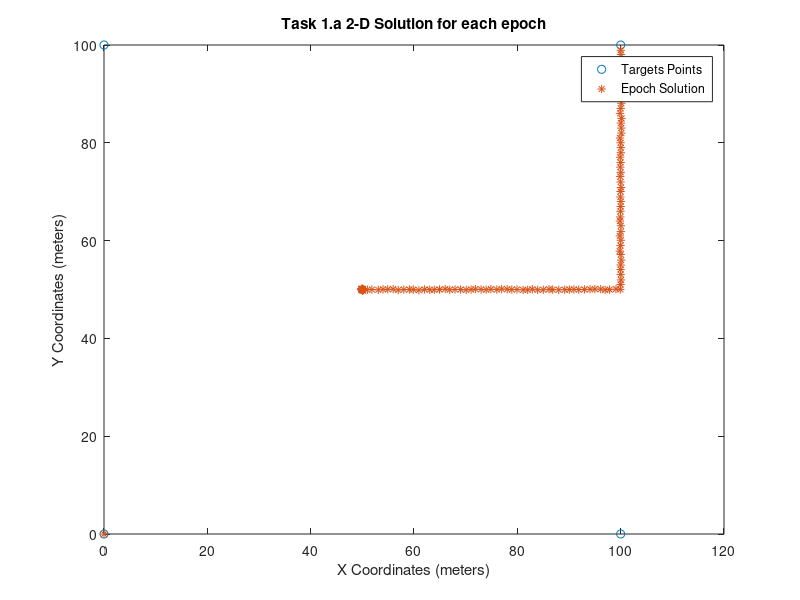
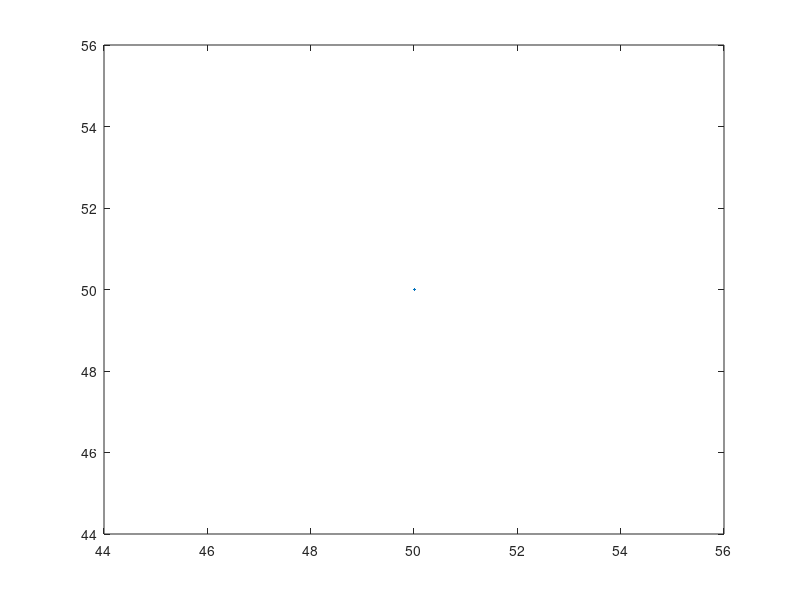

Here is the MATLAB script that generated these plots, in order: (Note: this script raises an error after producing the figures.)
% Author: Juan Carlos Terrazas Borbon
% Last Update: 2018-01-31
% Course: ENGO 585
% Lab: 2

% ---------------------Purpose of Code-----------------------------------
% The purpose of this code is to able to perform the 3 task required to
% perfome in the lab handout which involves Least Squares adjustment and
% Kalman filter

% Clear variables, close figure and command
clc
clear all
close all

% Read the file with data and extract its data
ranges = load('Lab2data.txt');

% Given Target Coordinates in meters
 targets = [0,0; 100,0; 100,100; 0,100];

%% Task 1: Batch Parametric Least Squares
est_coords = [50, 50];
P = diag(ones(4,1));

% 1.a Compute 2-D Solution for each epoch----------------------------------
x_hat_1_a = zeros(150,2);
for i = 1 : length(ranges)
    thres = 0;
    while thres == 0
        % Obtain the A matrix
        A = zeros(4,2); 
        for j = 1 : 4
            A(j, 1) = (est_coords(1) - targets(j, 1)) / ranges(i, j + 1);
            A(j, 2) = (est_coords(2) - targets(j, 2)) / ranges(i, j + 1);
        end
        
        % Compute w Matrix
        w= zeros(4,1);
        for j = 1 : 4 
            w(j, 1) = sqrt((targets(j, 1) - est_coords(1))^2 + ...
                (targets(j, 2) - est_coords(2))^2) - ranges(i, j + 1);
        end
        
        % Compute N Matrix and obtain the delta values
        N = A' * P * A;
        delta = -1 * inv(N) * A' * P * w;
        
        % check 
        if abs(delta(1)) < 0.0001 && abs(delta(2)) < 0.0001
           thres = 1;     
        else
           est_coords = [est_coords(1) + delta(1),est_coords(2) + delta(2)];
        end
    end
    x_hat_1_a(i,:) = [est_coords(1) + delta(1),est_coords(2) + delta(2)];
    est_coords = [est_coords(1) + delta(1),est_coords(2) + delta(2)];
end

figure
plot(targets(:,1), targets(:,2),'o')
hold on
plot(x_hat_1_a(:,1), x_hat_1_a(:,2),'*');
hold off
title('Task 1.a 2-D Solution for each epoch')
xlabel('X Coordinates (meters)')
ylabel('Y Coordinates (meters)')
legend('Targets Points', 'Epoch Solution')

% 1.b Batch Solution-------------------------------------------------------
est_coords = [50, 50];
A = zeros(50*4,2);
w= zeros(50*4,1);
P = diag(ones(50*4,1));
thres = 0;
while thres == 0
    for i = 1: 50
        % Obtain the A matrix
        for j = 1 : 4
            A((i-1)*4+j, 1) = (est_coords(1) - targets(j, 1)) / ranges(i, j + 1);
            A((i-1)*4+j, 2) = (est_coords(2) - targets(j, 2)) / ranges(i, j + 1);
        end

        % Compute w Matrix
        for j = 1 : 4 
            w((i-1)*4+j, 1) = sqrt((targets(j, 1) - est_coords(1))^2 + ...
                (targets(j, 2) - est_coords(2))^2) - ranges(i, j + 1);
        end
    end
    % Compute N Matrix and obtain the delta values
    N = A' * P * A;
    delta = -1 * inv(N) * A' * P * w;
    
    % Check for delta and if threshold passes obtain coordinates
    if abs(delta(1)) < 0.0001 && abs(delta(2)) < 0.0001
        thres = 1;
        x_hat_1_b = [est_coords(1) + delta(1),est_coords(2) + delta(2)];
    else
        est_coords = [est_coords(1) + delta(1),est_coords(2) + delta(2)];
    end
end

% 1.c Plot Residuals
res = A * delta + w;

Apos =(res' * P * res)/(50-4);%aposteriori

C_x = inv(A' * P * A);%covariance matrix

% 1.d Error Ellipse
a = sqrt((1/2) * (C_x(1,1) + C_x(2,2)) + sqrt((1/4) * (C_x(1,1) - C_x(2,2))^2 ...
    + C_x(1,2)^2))* 2.45;

b = sqrt((1/2) * (C_x(1,1) + C_x(2,2)) - sqrt((1/4) * (C_x(1,1) - C_x(2,2))^2 ...
    + C_x(1,2)^2)) * 2.45;

azimuth = (1/2)* atan((2 * C_x(1,2))/(C_x(1,1) - C_x(2,2)));

figure
plot(x_hat_1_b(1),x_hat_1_b(2))
hold on
pdeellip(x_hat_1_b(1),x_hat_1_b(2),2,5,18)

%% Task 2: Summation of Normals and Sequential LS


%% Task 3: Kalman Filtering
